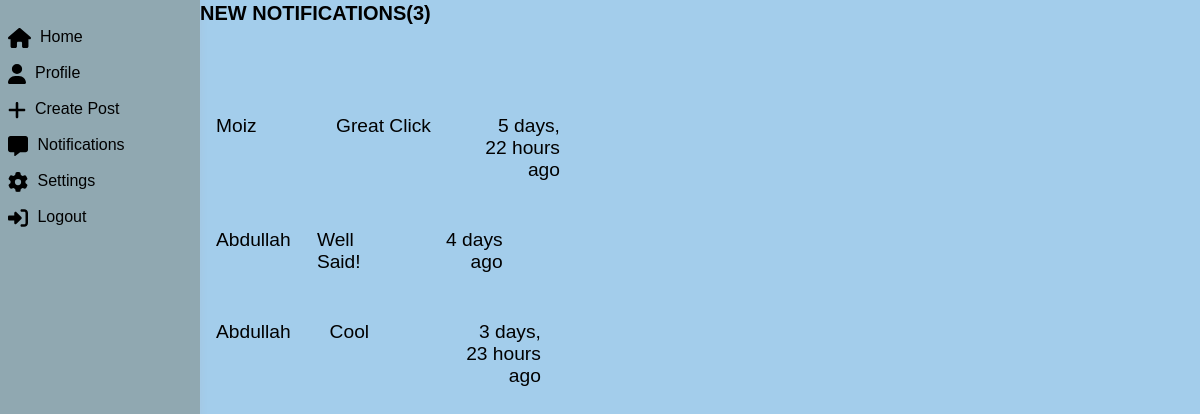
The page /notifications/ (signed in) on the database its author committed.
### socialapp/models.py (models this page shows, shortened)
class Comment(models.Model):
    owner = models.ForeignKey(User, on_delete=models.CASCADE)
    body = models.TextField()
    post = models.ForeignKey(Post, on_delete=models.CASCADE)
    updated = models.DateTimeField(auto_now=True)
    created = models.DateTimeField(auto_now_add=True)

class User(AbstractUser):
    name = models.CharField(max_length=200, null=True)
    username = models.CharField(max_length=200, unique=True, null=True)
    email = models.EmailField(unique=True, null=True)
    bio = models.TextField(null=True, blank=True)
    address = models.CharField(max_length=200, null=True, blank=True)
    gender = models.ForeignKey('Gender',null=True ,on_delete=models.CASCADE)
    phone_number = models.IntegerField(null=True, blank=True)
    profile_pic = models.ImageField(null=True, default="avatar.svg")

### socialapp/views.py (the view)
# urls.py: path('notifications/', views.notifications, name='notifications'),
@login_required(login_url='login')
def notifications(request):
    user = request.user
    user_posts = user.post_set.all()
    notifications = Comment.objects.filter(post__in=user_posts).exclude(owner=user)
    context = {'notifications': notifications}
    return render(request, 'socialapp/notifications.html', context)

### socialapp/templates/socialapp/notifications.html
{% extends 'main.html' %}
{% block content %}
<main class="inbox my-xl">
  <div class="content-box">
    <h3 class="inbox__title">New Notifications(<span>{{notifications.count}}</span>)</h3>
    <ul class="messages">
      {% for notification in notifications %}
      <li class="message message--unread">
        <a href="{% url 'post' notification.post.id %}">
          <span class="message__author">{{notification.owner.name}}</span>
          <span class="message__subject">{{notification.body}}</span>
          <span class="message__date">{{notification.created |timesince}} ago</span>
        </a>
      </li>
      {% endfor %}
    </ul>
  </div>
</main>
{% endblock content %}

### static/css/main.css (style rules this page uses)
* { margin: 0; padding: 0; }
body { margin: 0; font-family: Arial, sans-serif; display: flex; background-color: hsl(205, 64%, 78%); }
h3 { color: #490057; align-self: stretch; margin-right: -20px; width: 100%; font: 700 20px/27px Nunito, sans-serif; }
.inbox { height: 90vh; }
.inbox__title { font-size: 2.rem; font-weight: 700; color: var(--color-sub); text-transform: uppercase; text-align: left; margin-bottom: 3rem; }
.inbox__title span { color: var(--color-main); }
.messages { list-style: none; background: var(--color-white); padding: 1rem; border: 2px solid var(--color-light); border-radius: 0.7rem; }
.message { display: flex; justify-content: space-between; align-items: center; padding: 1.5rem 0; border-bottom: 2px solid var(--color-white-light); }
.message > a { display: flex; gap: 1rem; text-decoration: none; color: var(--color-main); }
.message--unread a span { font-weight: 700; color: var(--color-sub); }
.message__author, .message__subject, .message__date { flex-basis: 30%; }
.message__date { text-align: right; }
.message > a span { font-size: 1.2rem; font-weight: 500; }

### rows shown on the page
Comment: owner.name "Moiz", body "Great Click", created "5 days, 22 hours"
Comment: owner.name "Abdullah", body "Well Said!", created "4 days"
Comment: owner.name "Abdullah", body "Cool", created "3 days, 23 hours"

### other values the page prints
{{ notifications.count }} "3"
